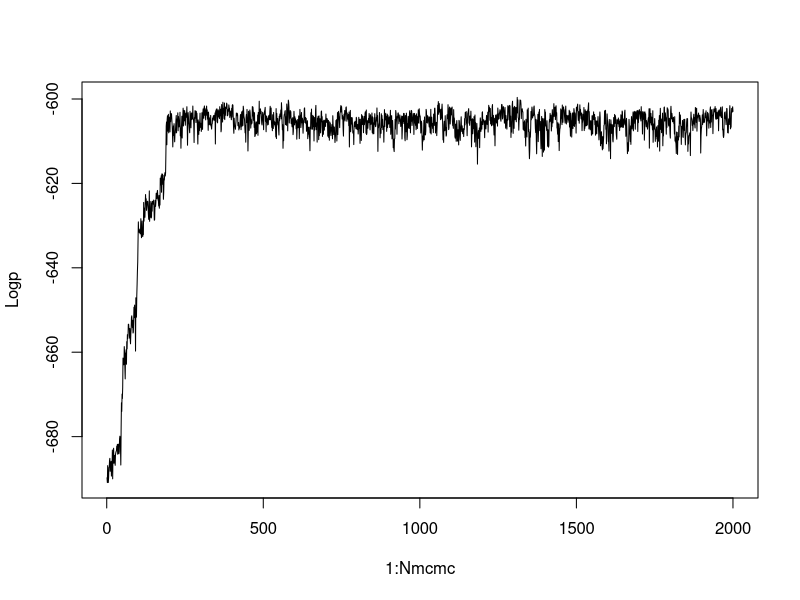
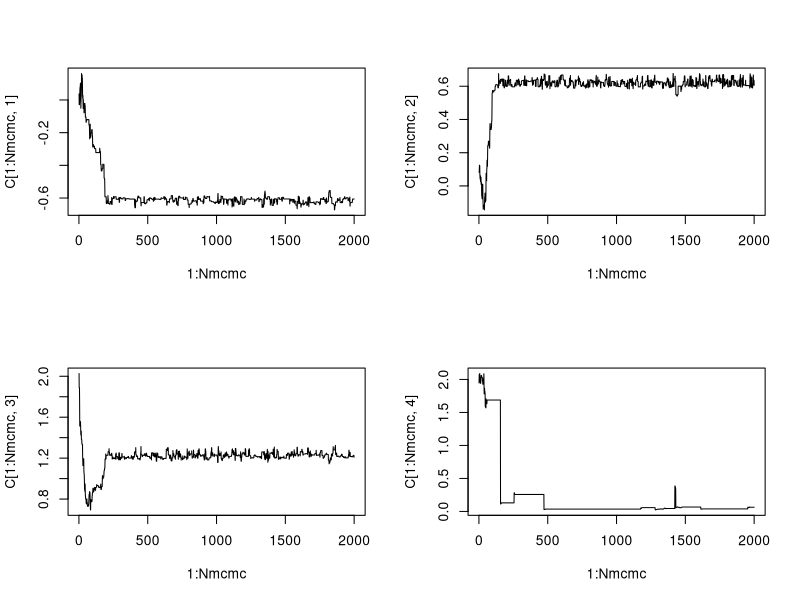
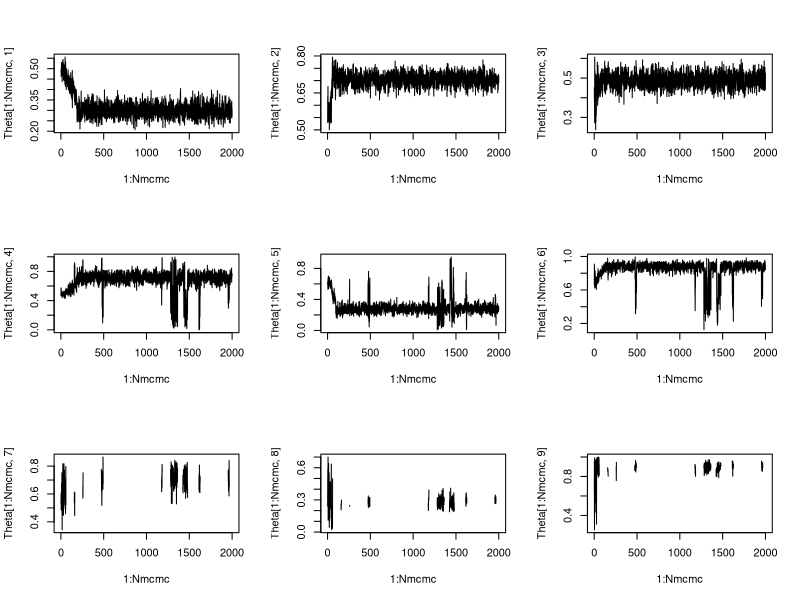

Here is the R script that generated these plots, in order:
library("MASS")

############### Reversible jump example for a subgroup identification problem #######################
#########       Wentian Guo, Yuan Ji May 2017                                 #######################

### Index: i=1,..., I subgroups;     j=1,...n patients;     s=1,..., S=2 biomarkers

## Assume j=1,... n patients have nx=2 biomarker measurements.
## Assume each biomarker s can be divided by up to G_s=2 values. Where there is one cutoff value, we use c_s | G_s=1 ~ N(mu_1, sigma^2_1) to denote the cutoff. When there are two cutoff values. The smaller one C_sl | G_s = 2 ~ N(mu_1, sigma^2_1) and the larger one is c_sl + c_sg, where c_sg ~ log-Normal(mu_2, sigma^2_2). Given G_1 and G_2, and C's (the cutoff values), we have a partition of the two-dimensional biomarker space. Let I denote the number of subgroups generated by the cutoff values. For a patient, given his/her two biomarker values, he/she will be assigned to a subgroup, denoted by l_j = i, j=1,..., n, and i=1,..., I.

## Assume y_j is thebinary outcome for patient j (such as reponse to a drug). Then assume y_j | {l_j = i, G, C} ~ Bern(theta_i). Let theta_i ~ Beta(a, b)
## Also, Priors: Pr(G_s = 1) = p1, Pr(G_s = 2) = 1-p1


######     ^
######     |         |           |           
######     |  theta1 |  theta4   |  theta7         
######     |         |           |           
######     |         |           |
######     ---------------------------------
######     |         |           |           
######     |  theta2 |  theta5   |  theta8         
######     |         |           |           
######     |         |           |           
######     ---------------------------------
######     |         |           |           
######     |  theta3 |  theta6   |  theta9         
######     |         |           |           
######     |         |           |           
######     ------------------------------------>



########################  ------------------    ##########################
########################      functions         ##########################
########################  ------------------    ########################

########################################################
subnumber=function(x,cl,cg,G){##find the subgroup label for all data x using current cl, cg and G
	subn=rep(0,nrow(x))
	for(j in 1:length(cl)){
		if(G[j]==2) subn=subn+mul(j-1,G+1)*findInterval(x[,j],c(cl[j],cl[j]+cg[j]))
		else subn=subn+mul(j-1,G+1)*findInterval(x[,j],cl[j])
	}
	subn+1
}

########################################################


########################################################
mul=function(i,y){## function that does product of numbers; but takes value 1 when length(y)=0
	if(i==0)ttt=1
	else ttt=prod(y[1:i])
	
	ttt
}
########################################################



########################################################
ratio=function(y,theta,tloc,subn,subnstar,cl,clstar,cg,cgstar,mu1,sigma1,mu2,sigma2,j,lorg){
	##acceptance ratio in metroplis step for cg and cl
	if(lorg=="l"){
		ratio=exp(-sum(y*log(theta[tloc][subn])+(1-y)*log(1-theta[tloc][subn]))+sum(y*log(theta[tloc][subnstar])+(1-y)*log(1-theta[tloc][subnstar]))-((clstar[j]-mu1)^2-(cl[j]-mu1)^2)/(2*sigma1^2))
	}
	if(lorg=="g"){
		ratio=exp(-sum(y*log(theta[tloc][subn])+(1-y)*log(1-theta[tloc][subn]))+sum(y*log(theta[tloc][subnstar])+(1-y)*log(1-theta[tloc][subnstar]))-((log(cgstar[j])-mu2)^2-(log(cg[j])-mu2)^2)/(2*sigma2^2))
			}
	ratio
}

########################################################



########################################################
thetaloc=function(index,nx,G){##locate theta
    index[1]+sum(sapply(2:nx-1,mul,y=G+1)*(index[2:nx]-1))
}

########################################################	
	

########################################################
Gupdate=function(y,subn,theta,tloc,index,cl,cg,G,prior,Gprop,nx){#only delta
	#propose a new G using RJ
    for (j in 1:nx){
		if(runif(1,0,1)<0.5){
			Gnew=G
			Gnew[j]=3-G[j]
			if(G[j]==1){
				clnew=cl
				cgnew=cg
				u=rgamma(1,Gprop$ga,Gprop$gb)
				cgnew[j]=u
				v=rbeta(prod(G[-j]+1),Gprop$ba,Gprop$bb)
				index1=index[order(index[,j]),]
				indexadd=index1[1:(0.5*nrow(index)),]
				index1[which(index1[,j]==2),j]=3
				indexadd[,j]=2
				indexnew=rbind(index1,indexadd)
				tlocnew=apply(indexnew,1,thetaloc,nx,Gnew)
				thetanew=c(theta,v)
				
				subnnew=subnumber(x,clnew,cgnew,Gnew)
				
				Gratio = exp(
                                    sum(y*log(thetanew[order(tlocnew)][subnnew]) +(1-y)*log(1-thetanew[order(tlocnew)][subnnew]))   -sum(y*log(theta[order(tloc)][subn])+(1-y)*log(1-theta[order(tloc)][subn])))                                * prod(dbeta(v,prior$a,prior$b)) * exp(-((clnew[j]-prior$mu1)^2-(cl[j]-prior$mu1)^2)/2/prior$sigma1^2)                                * dlnorm(u,prior$mu2,prior$sigma2)   *p2/p1*ps/(1-ps)               /dgamma(u,Gprop$ga,Gprop$gb)/prod(dbeta(v,Gprop$ba,Gprop$bb))			
				
			}
			
			if(G[j]==2){
				clnew=cl
				cgnew=cg
				u=cg[j]
				index1=index[which(index[,j]!=2),]
				thetanew=theta[which(index[,j]!=2)]
				v=theta[which(index[,j]==2)]
				indexnew=index1
				indexnew[which(index1[,j]==3),j]=2
				tlocnew=apply(indexnew,1,thetaloc,nx,Gnew)
				subnnew=subnumber(x,clnew,cgnew,Gnew)
				
				Gratio=exp(sum(y*log(thetanew[order(tlocnew)][subnnew])+(1-y)*log(1-thetanew[order(tlocnew)][subnnew]))-sum(y*log(theta[order(tloc)][subn])+(1-y)*log(1-theta[order(tloc)][subn])))/prod(dbeta(v,prior$a,prior$b))*exp(-((clnew[j]-prior$mu1)^2-(cl[j]-prior$mu1)^2)/2/prior$sigma1^2)/dlnorm(u,prior$mu2,prior$sigma2)*p1/p2*pm/(1-pm)*dgamma(u,Gprop$ga,Gprop$gb)*prod(dbeta(v,Gprop$ba,Gprop$bb))
				
			}
			
			if (runif(1,0,1)<Gratio){
					cl=clnew
					cg=cgnew
					index=indexnew
					tloc=tlocnew
					theta=thetanew
					subn=subnnew
					G=Gnew
				}
			}
	}
	return(list(cl=cl,cg=cg,index=index,tloc=tloc,theta=theta,subn=subn,G=G))
}

########################################################


########################  ------------------    ##########################
########################      End of functions         ##########################
########################  ------------------    ########################






########################  ------------------    ##########################
########################  Prior parameters         ##########################
########################  ------------------    ########################


mu1=mu2=0
mu4=0
sigma1=2
sigma2=0.5
sigma3=0.05; sigma4=0.05    ## M-H Step for cl and cg
  
a=b=1  ## beta prior for theta
a1=b1=1  ## proposal beta distribution parameters

#w=rep(0.5,nx)

Gprop=list(ga=2,gb=2,ba=1,bb=1)

prior=list(mu1=0,sigma1=10,mu2=0,sigma2=10,a=1,b=1,alpha=1)

ps=0.5
pm=0.5

p1=p2=0.5


########################  ------------------    ##########################
########################   End of Prior paras   ##########################
########################  ------------------    ########################



########################  ------------------    ##########################
########################   True values          ##########################
########################  ------------------    ########################

Nmcmc=2000  ## number of MCMC  iterations
n=1000  ## Number of subjects
nx=2  ## Number of biomarkers
I=3^nx  ## Number of max subgroups with each biomaker having up to two cutoffs

set.seed(100)

# true x and cutoff points
x=matrix(rnorm(n*nx),n,nx)
cut1=c(-0.6,0.6)
cut2=c(-0.6,0.6)
cut=rbind(cut1,cut2)


####   true theta   ######################
# ttheta=c(0.2,0.3,0.8,0.8,0.2,0.8,0.8,0.8,0.3)
# ttheta=c(0.2,0.8,0.8,0.8,0.2,0.8,0.8,0.8,0.3) ###most distinguishable
ttheta=c(0.3,0.7,0.5,0.3,0.7,0.5,0.6,0.2,0.9) ###distinguishable 6 groups
# ttheta=c(0.5,0.8,0.9,0.2,0.4,0.6,0.3,0.5,0.7) ###cannot detect minor difference
# ttheta=c(0.5,0.8,0.9,0.2,0.4,0.7,0.3,0.5,0.6)

####  find the true subgroup for each subject #####
loc=matrix(NA,n,nx)
subnum=rep(0,n)
for(j in 1:nx){
	loc[,j]=findInterval(x[,j],cut[j,]) #### loc[,1] \in {0, 1, 2}, loc[,2] \in {0, 3, 6} ##
	subnum=subnum+3^(j-1)*loc[,j]  ### Here, subnum \in {0, 1, 2, 3, 4, 5, 6, 7, 8}
}
subnum=subnum+1 ### Here, subnum \in {1, 2, 3, 4, 5, 6, 7, 8, 9} are the subgroup lables



##generate true responses
y=rbinom(n,1,ttheta[subnum])

G=rep(2,nx)
cltrue=cut[,1]
cgtrue=cut[,2]-cut[,1]
subntrue=subnumber(x,cltrue,cgtrue,G)


########################  ------------------    ##########################
########################   End of True Values   ##########################
########################  ------------------    ########################


########################  ------------------    ##########################
########################  Start Values          ##########################
########################  ------------------    ########################

#### Both biomarkers have two cutoff values (0, 2). THis leads to 9 subgroups
cl=rep(0,2)
cg=rep(2,2)

subn=subnumber(x,cl,cg,G)  ### Initial subgroup labels

theta=rep(0.5,9)  ### Initial theta estimates for 9 subgroups. 

index=matrix(c(rep(1:3,3),rep(1:3,rep(3,3))),9,2)   ### This is the two-dimensional index of the subgroups (i, j), i=1,2,3, j=1,2,3
tloc=apply(index,1,thetaloc,nx,G)  ### Function thetaloc() converts the two dimentional index to one-dimensional index 1 - 9 for the subgroups


########################  ------------------    ##########################
########################  End of Start Value    ##########################
########################  ------------------    ########################


########################  ------------------    ##########################
########################  MCMC                  ##########################
########################  ------------------    ########################


Theta=matrix(NA,Nmcmc,I)
C=matrix(NA,Nmcmc,2*nx)
Gseq=matrix(NA,Nmcmc,nx)
Index=vector("list",Nmcmc)
Tloc=matrix(NA,Nmcmc,I)
Logp=rep(NA, Nmcmc)

time=proc.time()
for (it in 1:Nmcmc){  ### MCMC iteration	
	for (j in 1:nx){  ### biomarker iteration

       #### M-H on (cl, cg), the two cutoff ratios for each biomarker; No Riversible jumps yet. 
		clstar=cl
		cgstar=cg
		clstar[j]=rnorm(1,cl[j],sigma3)
		subnstar=subnumber(x,clstar,cgstar,G)
                
		accrat=ratio(y,theta,tloc,subn,subnstar,cl,clstar,cg,cgstar,mu1,sigma1,mu2,sigma2,j,"l")		

		if (runif(1,0,1)<accrat) {
			cl=clstar
			cg=cgstar
			subn=subnstar
		}
		


		if (G[j]==2){
			clstar=cl
			cgstar=cg
			cgstar[j]=exp(rnorm(1,log(cg[j]),sigma4))
			subnstar=subnumber(x,clstar,cgstar,G)
			accrat=ratio(y,theta,tloc,subn,subnstar,cl,clstar,cg,cgstar,mu1,sigma1,mu2,sigma2,j,"g")
	
		
			if (runif(1,0,1)<accrat) {
				cl=clstar
				cg=cgstar
				subn=subnstar
			}
			
		}

	}
      ##################### End of M-H on (cl, cg)   ##################################################	
	

      ############ Gibbs step on the theta's    ##################################################	

	for (i in 1:prod(G+1)){
		
		theta[i]=rbeta(1,a+sum(y[subn==tloc[i]]),b+length(y[subn==tloc[i]])-sum(y[subn==tloc[i]]))
	}
	
      ############ End of Gibbs step on the theta's    ##################################################

        
      ############ Calculation of log-posterior (for convergence checking)    ##################################################

        C[it,]=c(cl,cg)
	Gseq[it,]=G
	
	Theta[it,1:length(theta)]=theta[order(tloc)]
	 Tloc[it,1:length(tloc)]=tloc
	 logp=sum(y*log(theta[order(tloc)][subn])+(1-y)*log(1-theta[order(tloc)][subn]))+sum(log(dbeta(theta,prior$a,prior$b)))-sum((cl-prior$mu1)^2/2/prior$sigma1^2)+sum(log(dlnorm(cg[which(G==2)],prior$mu2,prior$sigma2)))+log(p1)
	
        Logp[it]=logp
        
      ############ End of Calculation of log-posterior (for convergence checking)    ##################################################

	
      ########### Begin reversible jump on G ###########################
	Gu=Gupdate(y,subn,theta,tloc,index,cl,cg,G,prior,Gprop,nx)
	if(sum(G!=Gu$G)>0) {
		theta=Gu$theta
		tloc=Gu$tloc
		index=Gu$index
		cl=Gu$cl
		cg=Gu$cg
		G=Gu$G
		subn=subnumber(x,cl,cg,G)
		label=rank(theta,ties.method="min")
	}

      ########### End reversible jump on G ###########################

	
	
	 print(it)
	
	
	
}

# assign("last.warning", NULL, envir = baseenv())

proc.time()-time

plot(1:Nmcmc,Logp,"l")
par(mfrow=c(2,2))
plot(1:Nmcmc,C[1:Nmcmc,1],"l")
plot(1:Nmcmc,C[1:Nmcmc,2],"l")
plot(1:Nmcmc,C[1:Nmcmc,3],"l")
plot(1:Nmcmc,C[1:Nmcmc,4],"l")


par(mfrow=c(3,3))
plot(1:Nmcmc,Theta[1:Nmcmc,1],"l")
plot(1:Nmcmc,Theta[1:Nmcmc,2],"l")
plot(1:Nmcmc,Theta[1:Nmcmc,3],"l")
plot(1:Nmcmc,Theta[1:Nmcmc,4],"l")
plot(1:Nmcmc,Theta[1:Nmcmc,5],"l")
plot(1:Nmcmc,Theta[1:Nmcmc,6],"l")
plot(1:Nmcmc,Theta[1:Nmcmc,7],"l")
plot(1:Nmcmc,Theta[1:Nmcmc,8],"l")
plot(1:Nmcmc,Theta[1:Nmcmc,9],"l")
